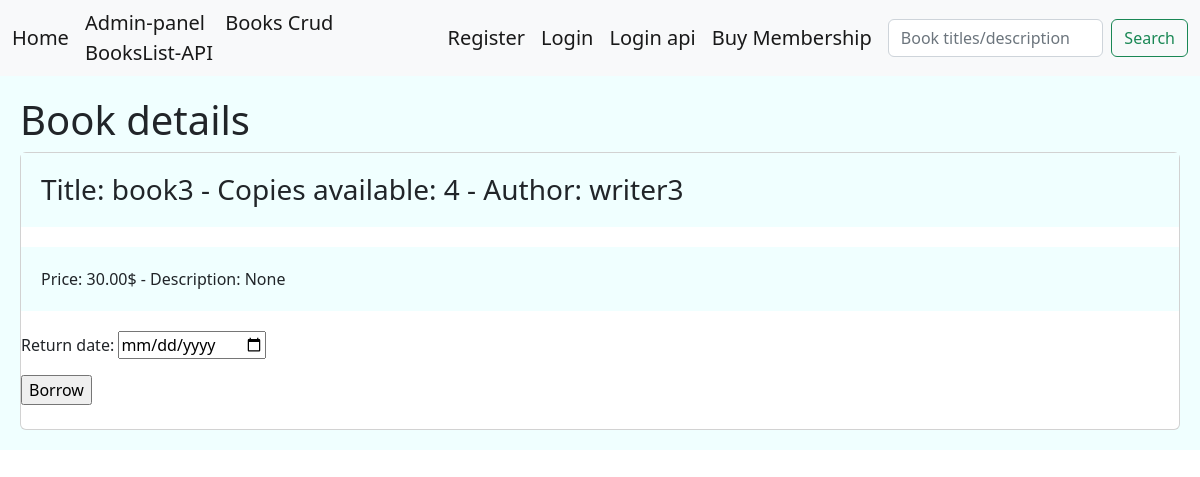
Page /books/6/ on the earlier database version.
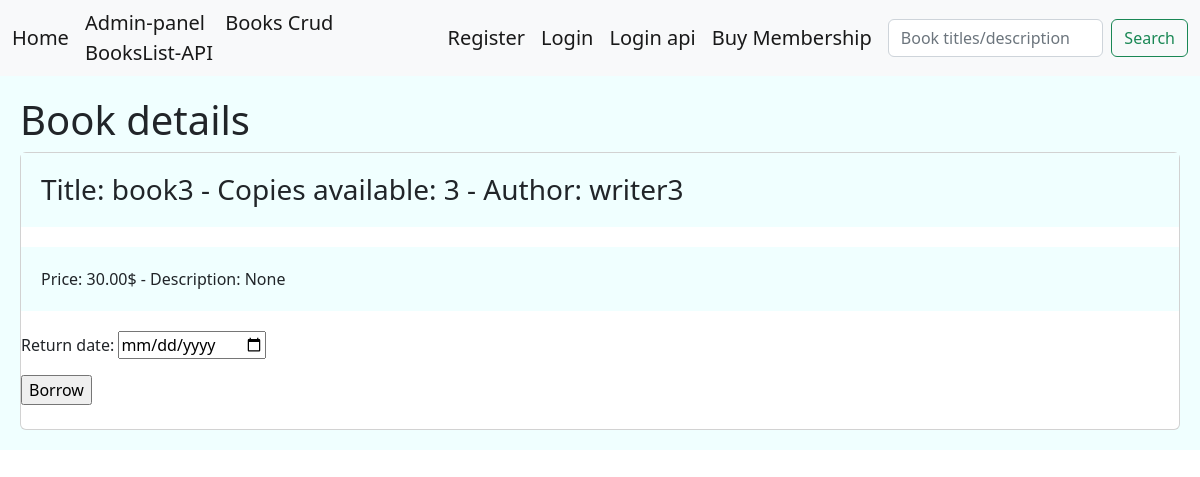
Same page on the later database version.
### library/models.py (models this page shows, shortened)
class Books(models.Model):
    title = models.CharField(max_length=100)
    description = models.TextField(null=True)
    price = models.DecimalField(max_digits=6 , decimal_places=2, default=0.00)
    shabak = models.CharField(max_length=150,null=True)
    copies_available = models.PositiveIntegerField(default=4)
    genre = models.ForeignKey('Genre', on_delete=models.SET_NULL, null=True)
    author = models.ForeignKey('Author', on_delete=models.SET_NULL, null=True)

class Author(models.Model):
    author = models.CharField(max_length=150,null=True)
    born_city = models.CharField(max_length=200, null=True)
    def __str__(self):
        return self.author

### library/views.py (the view, shortened to what this page needs)
# urls.py: path('books/<int:books_id>/',views.BorrowBook.as_view(), name='borrow'),
class BorrowBook(View):
    form_class = DateInputForm
    template_class = 'library/borrow.html'
    def get(self,request, books_id):
        book = Model.get(model=Books, id=books_id)#get_object_or_404(Books, id=books_id)
        form = self.form_class()
        return render(request,self.template_class,{'form':form,'book':book})

### library/forms.py
class DateInputForm(forms.Form):
    Return_date = forms.DateField(widget=forms.DateInput(attrs={'type': 'date'}))

### library/repository.py (called while the page is built)
    @staticmethod
    def get(model,id):
        data = model.objects.get(pk=id)
        return data

### library/templates/library/borrow.html (shortened to what this page needs)
{% extends 'main.html' %}
    {% block content %} <H1> Book details </H1>
    <div class="card">
        <h3 class="card-title jumbotron">Title: {{ book.title }} - Copies available: {{book.copies_available}} - Author: {{book.author}} </h3>
        <ul class="card-title jumbotron">Price: {{ book.price }}$ - Description: {{ book.description }}  </ul>
        <form action=" " method="post">
            {{ form.as_p }}
            <input type="submit" value="Borrow">
        </form>
    <br/>
    </div>
    {% endblock %}

Differences in the rows shown:
changed Books "book3": copies_available "4" → "3"
